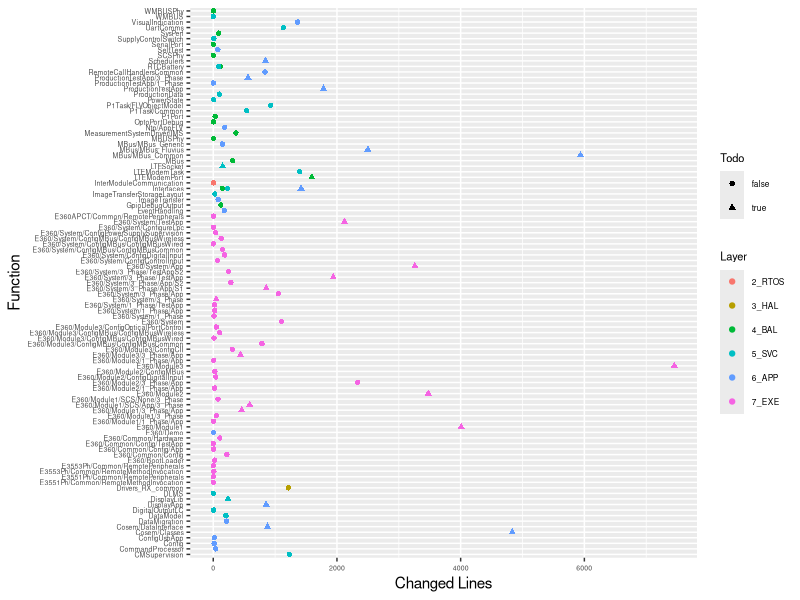
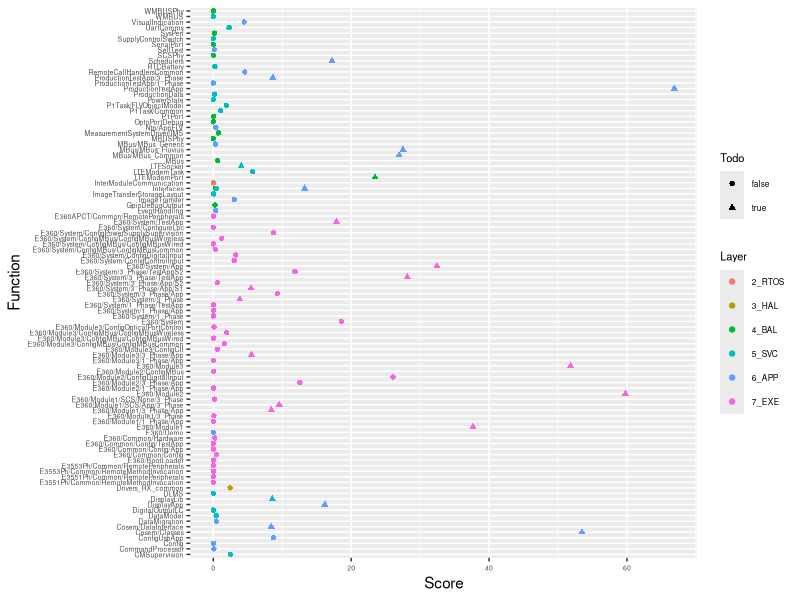

Reproduce these figures in R, in order.
#!/usr/bin/Rscript
library(tidyverse)
library(ggplot2)

data <- read.csv('function-changes-summary.csv')

p <- ggplot(data, aes(x=Changes, y=Module)) +
    geom_point(aes(color=Layer, shape=Todo)) +
    theme(axis.text=element_text(size=5), legend.text=element_text(size=6), legend.title=element_text(size=8)) +
    labs(y='Function', x='Changed Lines')

ggsave('function-changes-summary.png', p, dpi=300)

p <- ggplot(data, aes(x=Score, y=Module)) +
    geom_point(aes(color=Layer, shape=Todo)) +
    theme(axis.text=element_text(size=5), legend.text=element_text(size=6), legend.title=element_text(size=8)) +
    labs(y='Function', x='Score')

ggsave('function-changes-rating.png', p, dpi=300)

